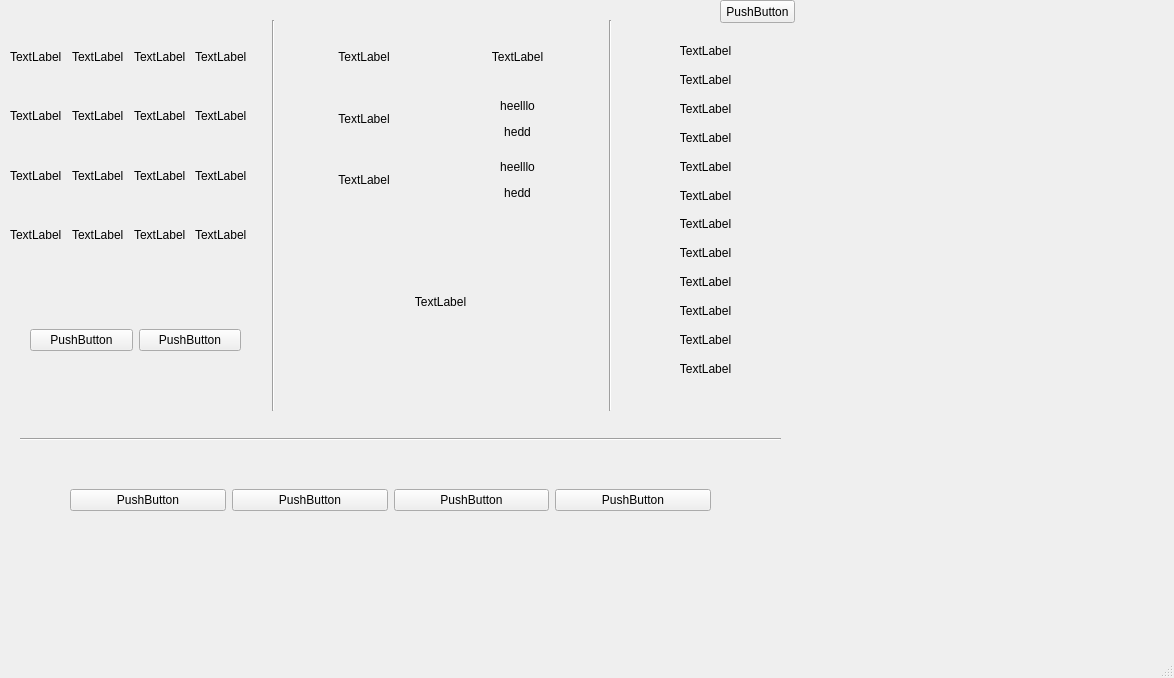
<?xml version="1.0" encoding="UTF-8"?>
<ui version="4.0">
 <class>MainWindow</class>
 <widget class="QMainWindow" name="MainWindow">
  <property name="geometry">
   <rect>
    <x>0</x>
    <y>0</y>
    <width>1174</width>
    <height>678</height>
   </rect>
  </property>
  <property name="windowTitle">
   <string>MainWindow</string>
  </property>
  <widget class="QWidget" name="centralwidget">
   <widget class="Line" name="line">
    <property name="geometry">
     <rect>
      <x>20</x>
      <y>429</y>
      <width>761</width>
      <height>21</height>
     </rect>
    </property>
    <property name="orientation">
     <enum>Qt::Horizontal</enum>
    </property>
   </widget>
   <widget class="Line" name="line_2">
    <property name="geometry">
     <rect>
      <x>263</x>
      <y>20</y>
      <width>20</width>
      <height>391</height>
     </rect>
    </property>
    <property name="orientation">
     <enum>Qt::Vertical</enum>
    </property>
   </widget>
   <widget class="Line" name="line_3">
    <property name="geometry">
     <rect>
      <x>600</x>
      <y>20</y>
      <width>20</width>
      <height>391</height>
     </rect>
    </property>
    <property name="orientation">
     <enum>Qt::Vertical</enum>
    </property>
   </widget>
   <widget class="QWidget" name="gridLayoutWidget">
    <property name="geometry">
     <rect>
      <x>10</x>
      <y>30</y>
      <width>241</width>
      <height>231</height>
     </rect>
    </property>
    <layout class="QGridLayout" name="gridLayout">
     <item row="6" column="0">
      <widget class="QLabel" name="info41">
       <property name="text">
        <string>TextLabel</string>
       </property>
      </widget>
     </item>
     <item row="2" column="0">
      <widget class="QLabel" name="info21">
       <property name="text">
        <string>TextLabel</string>
       </property>
      </widget>
     </item>
     <item row="6" column="3">
      <widget class="QLabel" name="info44">
       <property name="text">
        <string>TextLabel</string>
       </property>
      </widget>
     </item>
     <item row="2" column="3">
      <widget class="QLabel" name="info24">
       <property name="text">
        <string>TextLabel</string>
       </property>
      </widget>
     </item>
     <item row="1" column="3">
      <widget class="QLabel" name="info14">
       <property name="text">
        <string>TextLabel</string>
       </property>
      </widget>
     </item>
     <item row="1" column="2">
      <widget class="QLabel" name="info13">
       <property name="text">
        <string>TextLabel</string>
       </property>
      </widget>
     </item>
     <item row="6" column="1">
      <widget class="QLabel" name="info42">
       <property name="text">
        <string>TextLabel</string>
       </property>
      </widget>
     </item>
     <item row="2" column="2">
      <widget class="QLabel" name="info23">
       <property name="text">
        <string>TextLabel</string>
       </property>
      </widget>
     </item>
     <item row="6" column="2">
      <widget class="QLabel" name="info43">
       <property name="text">
        <string>TextLabel</string>
       </property>
      </widget>
     </item>
     <item row="2" column="1">
      <widget class="QLabel" name="info22">
       <property name="text">
        <string>TextLabel</string>
       </property>
      </widget>
     </item>
     <item row="1" column="1">
      <widget class="QLabel" name="info12">
       <property name="text">
        <string>TextLabel</string>
       </property>
      </widget>
     </item>
     <item row="1" column="0">
      <widget class="QLabel" name="info11">
       <property name="text">
        <string>TextLabel</string>
       </property>
      </widget>
     </item>
     <item row="5" column="0">
      <widget class="QLabel" name="info31">
       <property name="text">
        <string>TextLabel</string>
       </property>
      </widget>
     </item>
     <item row="5" column="1">
      <widget class="QLabel" name="info32">
       <property name="text">
        <string>TextLabel</string>
       </property>
      </widget>
     </item>
     <item row="5" column="2">
      <widget class="QLabel" name="info33">
       <property name="text">
        <string>TextLabel</string>
       </property>
      </widget>
     </item>
     <item row="5" column="3">
      <widget class="QLabel" name="info34">
       <property name="text">
        <string>TextLabel</string>
       </property>
      </widget>
     </item>
    </layout>
   </widget>
   <widget class="QWidget" name="horizontalLayoutWidget">
    <property name="geometry">
     <rect>
      <x>30</x>
      <y>300</y>
      <width>211</width>
      <height>81</height>
     </rect>
    </property>
    <layout class="QHBoxLayout" name="horizontalLayout">
     <item>
      <widget class="QPushButton" name="pwp1">
       <property name="text">
        <string>PushButton</string>
       </property>
      </widget>
     </item>
     <item>
      <widget class="QPushButton" name="pwp2">
       <property name="text">
        <string>PushButton</string>
       </property>
      </widget>
     </item>
    </layout>
   </widget>
   <widget class="QWidget" name="verticalLayoutWidget">
    <property name="geometry">
     <rect>
      <x>630</x>
      <y>40</y>
      <width>151</width>
      <height>341</height>
     </rect>
    </property>
    <layout class="QVBoxLayout" name="verticalLayout">
     <item>
      <widget class="QLabel" name="mvs1">
       <property name="text">
        <string>&lt;html&gt;&lt;head/&gt;&lt;body&gt;&lt;p align=&quot;center&quot;&gt;TextLabel&lt;/p&gt;&lt;/body&gt;&lt;/html&gt;</string>
       </property>
      </widget>
     </item>
     <item>
      <widget class="QLabel" name="mvs2">
       <property name="text">
        <string>&lt;html&gt;&lt;head/&gt;&lt;body&gt;&lt;p align=&quot;center&quot;&gt;TextLabel&lt;/p&gt;&lt;/body&gt;&lt;/html&gt;</string>
       </property>
      </widget>
     </item>
     <item>
      <widget class="QLabel" name="mvs3">
       <property name="text">
        <string>&lt;html&gt;&lt;head/&gt;&lt;body&gt;&lt;p align=&quot;center&quot;&gt;TextLabel&lt;/p&gt;&lt;/body&gt;&lt;/html&gt;</string>
       </property>
      </widget>
     </item>
     <item>
      <widget class="QLabel" name="mvs4">
       <property name="text">
        <string>&lt;html&gt;&lt;head/&gt;&lt;body&gt;&lt;p align=&quot;center&quot;&gt;TextLabel&lt;/p&gt;&lt;/body&gt;&lt;/html&gt;</string>
       </property>
      </widget>
     </item>
     <item>
      <widget class="QLabel" name="mvs5">
       <property name="text">
        <string>&lt;html&gt;&lt;head/&gt;&lt;body&gt;&lt;p align=&quot;center&quot;&gt;TextLabel&lt;/p&gt;&lt;/body&gt;&lt;/html&gt;</string>
       </property>
      </widget>
     </item>
     <item>
      <widget class="QLabel" name="mvs6">
       <property name="text">
        <string>&lt;html&gt;&lt;head/&gt;&lt;body&gt;&lt;p align=&quot;center&quot;&gt;TextLabel&lt;/p&gt;&lt;/body&gt;&lt;/html&gt;</string>
       </property>
      </widget>
     </item>
     <item>
      <widget class="QLabel" name="mvs7">
       <property name="text">
        <string>&lt;html&gt;&lt;head/&gt;&lt;body&gt;&lt;p align=&quot;center&quot;&gt;TextLabel&lt;/p&gt;&lt;/body&gt;&lt;/html&gt;</string>
       </property>
      </widget>
     </item>
     <item>
      <widget class="QLabel" name="mvs8">
       <property name="text">
        <string>&lt;html&gt;&lt;head/&gt;&lt;body&gt;&lt;p align=&quot;center&quot;&gt;TextLabel&lt;/p&gt;&lt;/body&gt;&lt;/html&gt;</string>
       </property>
      </widget>
     </item>
     <item>
      <widget class="QLabel" name="mvs9">
       <property name="text">
        <string>&lt;html&gt;&lt;head/&gt;&lt;body&gt;&lt;p align=&quot;center&quot;&gt;TextLabel&lt;/p&gt;&lt;/body&gt;&lt;/html&gt;</string>
       </property>
      </widget>
     </item>
     <item>
      <widget class="QLabel" name="mvs10">
       <property name="text">
        <string>&lt;html&gt;&lt;head/&gt;&lt;body&gt;&lt;p align=&quot;center&quot;&gt;TextLabel&lt;/p&gt;&lt;/body&gt;&lt;/html&gt;</string>
       </property>
      </widget>
     </item>
     <item>
      <widget class="QLabel" name="mvs11">
       <property name="text">
        <string>&lt;html&gt;&lt;head/&gt;&lt;body&gt;&lt;p align=&quot;center&quot;&gt;TextLabel&lt;/p&gt;&lt;/body&gt;&lt;/html&gt;</string>
       </property>
      </widget>
     </item>
     <item>
      <widget class="QLabel" name="mvs12">
       <property name="text">
        <string>&lt;html&gt;&lt;head/&gt;&lt;body&gt;&lt;p align=&quot;center&quot;&gt;TextLabel&lt;/p&gt;&lt;/body&gt;&lt;/html&gt;</string>
       </property>
      </widget>
     </item>
    </layout>
   </widget>
   <widget class="QWidget" name="horizontalLayoutWidget_2">
    <property name="geometry">
     <rect>
      <x>70</x>
      <y>430</y>
      <width>641</width>
      <height>141</height>
     </rect>
    </property>
    <layout class="QHBoxLayout" name="horizontalLayout_2">
     <item>
      <widget class="QPushButton" name="cyc1">
       <property name="text">
        <string>PushButton</string>
       </property>
      </widget>
     </item>
     <item>
      <widget class="QPushButton" name="cyc2">
       <property name="text">
        <string>PushButton</string>
       </property>
      </widget>
     </item>
     <item>
      <widget class="QPushButton" name="rev1">
       <property name="text">
        <string>PushButton</string>
       </property>
      </widget>
     </item>
     <item>
      <widget class="QPushButton" name="rev2">
       <property name="text">
        <string>PushButton</string>
       </property>
      </widget>
     </item>
    </layout>
   </widget>
   <widget class="QWidget" name="verticalLayoutWidget_2">
    <property name="geometry">
     <rect>
      <x>290</x>
      <y>30</y>
      <width>301</width>
      <height>361</height>
     </rect>
    </property>
    <layout class="QVBoxLayout" name="verticalLayout_2">
     <item>
      <layout class="QGridLayout" name="gridLayout_2">
       <item row="3" column="1">
        <widget class="QLabel" name="Cop6Display">
         <property name="text">
          <string>&lt;html&gt;&lt;head/&gt;&lt;body&gt;&lt;p align=&quot;center&quot;&gt;heelllo&lt;/p&gt;&lt;p align=&quot;center&quot;&gt;hedd&lt;/p&gt;&lt;/body&gt;&lt;/html&gt;</string>
         </property>
        </widget>
       </item>
       <item row="1" column="1">
        <widget class="QLabel" name="Cop2Display">
         <property name="text">
          <string>&lt;html&gt;&lt;head/&gt;&lt;body&gt;&lt;p align=&quot;center&quot;&gt;TextLabel&lt;/p&gt;&lt;/body&gt;&lt;/html&gt;</string>
         </property>
        </widget>
       </item>
       <item row="2" column="1">
        <widget class="QLabel" name="Cop4Display">
         <property name="text">
          <string>&lt;html&gt;&lt;head/&gt;&lt;body&gt;&lt;p align=&quot;center&quot;&gt;heelllo&lt;/p&gt;&lt;p align=&quot;center&quot;&gt;hedd&lt;/p&gt;&lt;/body&gt;&lt;/html&gt;</string>
         </property>
        </widget>
       </item>
       <item row="1" column="0">
        <widget class="QLabel" name="cop1Display">
         <property name="text">
          <string>&lt;html&gt;&lt;head/&gt;&lt;body&gt;&lt;p align=&quot;center&quot;&gt;TextLabel&lt;/p&gt;&lt;/body&gt;&lt;/html&gt;</string>
         </property>
        </widget>
       </item>
       <item row="2" column="0">
        <widget class="QLabel" name="Cop3Display">
         <property name="text">
          <string>&lt;html&gt;&lt;head/&gt;&lt;body&gt;&lt;p align=&quot;center&quot;&gt;TextLabel&lt;/p&gt;&lt;/body&gt;&lt;/html&gt;</string>
         </property>
        </widget>
       </item>
       <item row="3" column="0">
        <widget class="QLabel" name="Cop5Display">
         <property name="text">
          <string>&lt;html&gt;&lt;head/&gt;&lt;body&gt;&lt;p align=&quot;center&quot;&gt;TextLabel&lt;/p&gt;&lt;/body&gt;&lt;/html&gt;</string>
         </property>
        </widget>
       </item>
      </layout>
     </item>
     <item>
      <widget class="QLabel" name="xDisplay">
       <property name="text">
        <string>&lt;html&gt;&lt;head/&gt;&lt;body&gt;&lt;p align=&quot;center&quot;&gt;TextLabel&lt;/p&gt;&lt;/body&gt;&lt;/html&gt;</string>
       </property>
      </widget>
     </item>
    </layout>
   </widget>
   <widget class="QPushButton" name="rstBtn">
    <property name="geometry">
     <rect>
      <x>720</x>
      <y>0</y>
      <width>75</width>
      <height>23</height>
     </rect>
    </property>
    <property name="text">
     <string>PushButton</string>
    </property>
   </widget>
  </widget>
  <widget class="QMenuBar" name="menubar">
   <property name="geometry">
    <rect>
     <x>0</x>
     <y>0</y>
     <width>1174</width>
     <height>21</height>
    </rect>
   </property>
  </widget>
  <widget class="QStatusBar" name="statusbar"/>
 </widget>
 <resources/>
 <connections/>
</ui>
